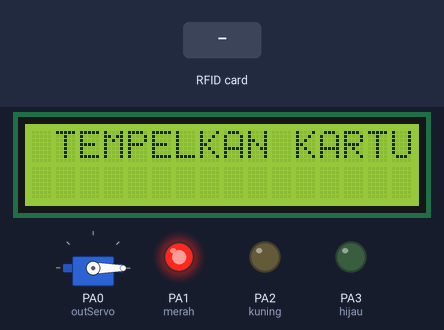
This sketch was run on a simulated STM32 Blue Pill. Parts: 16×2 character LCD, servo, output pins drawn as LEDs (lit = HIGH). Wiring (inferred from the names in the program): IR receiver: data PA4. Inputs (shaded band) come from the test bench. What the sketch prints to the serial monitor is not drawn.

Above: at 2.3 s.
2.4 s: RFID card 5E 7A 19 C4 held to the reader
At 2.52 s:
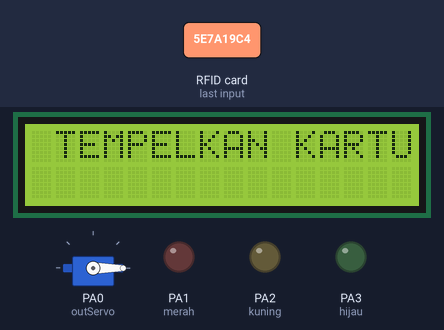
At 3.4 s:
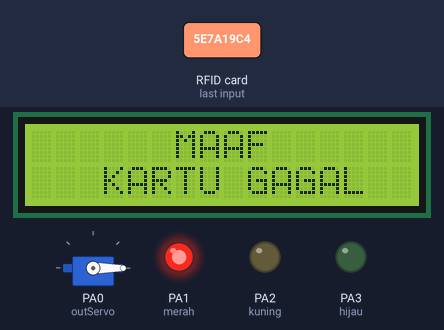
Timing chart, 0 to 5.4 s (numbered marks = the images above; inputs shaded):
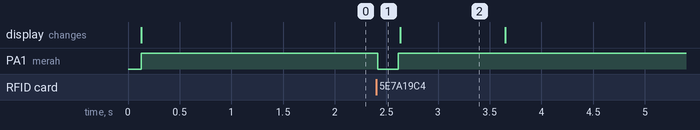

Measured:
- after the input at 2.4 s, PA1 (merah): HIGH → LOW at once, → HIGH 0.20 s later
- what the display in image 2 shows lasts 1.1 s, from 2.6 s to 3.7 s

The sketch:

STM32_SISTEM_PALANG_RFID.ino
```cpp
/*/DATA PIN
 * A9  to RX USBTTL (Serial1 TX)
 * A10 to TX USBTTL (Serial1 RX)
 * PB6 to SCL LCD   (I2C SCL)
 * PB7 to SDA LCD   (I2C SDA)
 * PB0 to RESET (RFID)
 * PB1 to SDA / SS  (RFID)
 * PA5 to CLK (RFID)
 * PA6 to MISO  (RFID)
 * PA7 to MOSI  (RFID)
 * PA0 SERVO
 * PA1 LED MERAH
 * PA2 LED KUNING
 * PA3 LED HIJAU
 * PA4 SENSOR IR
 * Tekan Reset sebelum Upload
 * Pilih Board    :fake STM32F10
 * Upload methode :Serial
 */

 //INISIALISASI
#include <LiquidCrystal_I2C.h>  //LIBRARY LCD
#include <SPI.h>
#include <MFRC522.h>  //LIBRARY RFID
#include <Servo.h>  //LIBRARY SERVO
#define SS_PIN PB1
#define RST_PIN PB0 //SEBAGAI RESET

//Inisialisasi pembuatan variable
LiquidCrystal_I2C lcd(0x27, 16, 2); //LCD
MFRC522 mfrc522(SS_PIN,RST_PIN);    //RFID
int outServo=PA0; //PIN SERVO
int merah=PA1;    //PIN LED MERAH
int kuning=PA2;   //PIN LED KUNING
int hijau=PA3;    //PIN LED HIJAU
int IR=PA4;       //PIN SENSOR IR
int kunci=0;   //Variable Pengunci Kondisi Awal 0
String uidString;  //Variable untuk ID RFID
Servo myservo;    //Variable Servo

void setup() {
  Serial.begin(9600); //baudrate yang digunakan untuk komunikasi microcontroller dengan komputer
  lcd.begin();
  SPI.begin();
  mfrc522.PCD_Init();
  myservo.attach(outServo);

  pinMode(merah,OUTPUT);
  pinMode(kuning,OUTPUT);
  pinMode(hijau,OUTPUT);
  pinMode(IR,INPUT);

  lcd.clear();
  lcd.setCursor(1,0); lcd.print("TEMPELKAN KARTU");
  digitalWrite(merah,HIGH);
  myservo.write(0);
  delay(1000);
}

void berhasil(){  //Void aktif Jika Kartu Terdaftar
  Serial.println("Selamat datang Ridwan Zen!!!");
  Serial.println("Silahkan Masuk!!");
  kunci=1;
  lcd.clear();
  lcd.setCursor(1,0); lcd.print("PALANG DIBUKA");
  lcd.setCursor(1,1); lcd.print("SILAHKAN MASUK");
  digitalWrite(merah,LOW);
  delay(500);
  digitalWrite(hijau,HIGH);
  myservo.write(90);
  delay(3000);
}
void gagal(){   //Void aktif Jika Kartu Tidak terdaftar
  Serial.println("Kartu Tidak Terdaftar!");
  kunci=0;
  digitalWrite(merah,LOW);
  delay(200);
  digitalWrite(merah,HIGH);
  lcd.clear();
  lcd.setCursor(6,0); lcd.print("MAAF");
  lcd.setCursor(3,1); lcd.print("KARTU GAGAL");
  delay(1000);
  Serial.println("Tempelkan Kartu!!");
  lcd.clear();
  lcd.setCursor(1,0); lcd.print("TEMPELKAN KARTU");
  delay(1000);

}

void readRFID(){  //PEMBACAAN DATA ID CARD
  mfrc522.PICC_ReadCardSerial();
  //Pembatas bisa dirubah sesuai keinginan, disini yang digunakan "-"
  uidString = String(mfrc522.uid.uidByte[0],HEX) + "-" +
              String(mfrc522.uid.uidByte[1],HEX) + "-" +
              String(mfrc522.uid.uidByte[2],HEX) + "-" +
              String(mfrc522.uid.uidByte[3],HEX);
              uidString.toUpperCase();
}
void loop() {
  //BACA DATA
  int bacaIR=digitalRead(IR);

  //LOGIKA BACA KARTU
  if (mfrc522.PICC_IsNewCardPresent() && kunci==0){
    readRFID();
    Serial.print("Tag UID: ");
    Serial.println(uidString);
    if(uidString=="4A-51-6E-AE"){ // Sesuaikan dengan ID Kartu 1
      berhasil();
    }
    else if(uidString=="4-11-75-42"){ // Sesuaikan dengan ID Kartu 2
      berhasil();
    }
    else{
      Serial.println("GAGAL");
      gagal();
    }
  }

  //LOGIKA PENUTUP PALANG
  else if(bacaIR==0 && kunci==1){
    kunci=0;
    Serial.println("PALANG DITUTUP");
    lcd.clear();
    lcd.setCursor(1,0); lcd.print("PALANG DITUTUP");
    digitalWrite(hijau,LOW);
    digitalWrite(kuning,HIGH);
    delay(500);
    myservo.write(0);
    delay(2000);
    digitalWrite(kuning,LOW);
    digitalWrite(merah,HIGH);
    Serial.println("Tempelkan Kartu!!");
    lcd.clear();
    lcd.setCursor(1,0); lcd.print("TEMPELKAN KARTU");
    delay(1000);
  }
  else{

  }
}
```
